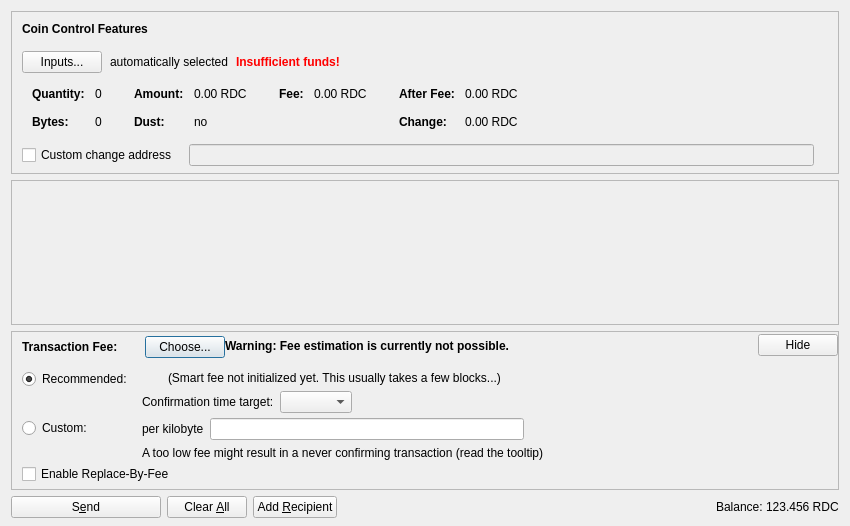
<?xml version="1.0" encoding="UTF-8"?>
<ui version="4.0">
 <class>SendCoinsDialog</class>
 <widget class="QDialog" name="SendCoinsDialog">
  <property name="geometry">
   <rect>
    <x>0</x>
    <y>0</y>
    <width>850</width>
    <height>526</height>
   </rect>
  </property>
  <property name="windowTitle">
   <string>Send Coins</string>
  </property>
  <layout class="QVBoxLayout" name="verticalLayout" stretch="0,1,0,0">
   <property name="bottomMargin">
    <number>8</number>
   </property>
   <item>
    <widget class="QFrame" name="frameCoinControl">
     <property name="sizePolicy">
      <sizepolicy hsizetype="Expanding" vsizetype="Expanding">
       <horstretch>0</horstretch>
       <verstretch>0</verstretch>
      </sizepolicy>
     </property>
     <property name="maximumSize">
      <size>
       <width>16777215</width>
       <height>16777215</height>
      </size>
     </property>
     <property name="frameShape">
      <enum>QFrame::StyledPanel</enum>
     </property>
     <property name="frameShadow">
      <enum>QFrame::Sunken</enum>
     </property>
     <layout class="QVBoxLayout" name="verticalLayoutCoinControl2">
      <property name="spacing">
       <number>0</number>
      </property>
      <property name="leftMargin">
       <number>0</number>
      </property>
      <property name="topMargin">
       <number>0</number>
      </property>
      <property name="rightMargin">
       <number>0</number>
      </property>
      <property name="bottomMargin">
       <number>6</number>
      </property>
      <item>
       <layout class="QVBoxLayout" name="verticalLayoutCoinControl" stretch="0,0,0,0,1">
        <property name="spacing">
         <number>0</number>
        </property>
        <property name="leftMargin">
         <number>10</number>
        </property>
        <property name="topMargin">
         <number>10</number>
        </property>
        <item>
         <layout class="QHBoxLayout" name="horizontalLayoutCoinControl1">
          <property name="bottomMargin">
           <number>15</number>
          </property>
          <item>
           <widget class="QLabel" name="labelCoinControlFeatures">
            <property name="sizePolicy">
             <sizepolicy hsizetype="Preferred" vsizetype="Maximum">
              <horstretch>0</horstretch>
              <verstretch>0</verstretch>
             </sizepolicy>
            </property>
            <property name="font">
             <font>
              <weight>75</weight>
              <bold>true</bold>
             </font>
            </property>
            <property name="styleSheet">
             <string notr="true">font-weight:bold;</string>
            </property>
            <property name="text">
             <string>Coin Control Features</string>
            </property>
           </widget>
          </item>
         </layout>
        </item>
        <item>
         <layout class="QHBoxLayout" name="horizontalLayoutCoinControl2" stretch="0,0,0,0">
          <property name="spacing">
           <number>8</number>
          </property>
          <property name="bottomMargin">
           <number>10</number>
          </property>
          <item>
           <widget class="QPushButton" name="pushButtonCoinControl">
            <property name="styleSheet">
             <string notr="true"/>
            </property>
            <property name="text">
             <string>Inputs...</string>
            </property>
            <property name="autoDefault">
             <bool>false</bool>
            </property>
           </widget>
          </item>
          <item>
           <widget class="QLabel" name="labelCoinControlAutomaticallySelected">
            <property name="text">
             <string>automatically selected</string>
            </property>
            <property name="margin">
             <number>5</number>
            </property>
           </widget>
          </item>
          <item>
           <widget class="QLabel" name="labelCoinControlInsuffFunds">
            <property name="font">
             <font>
              <weight>75</weight>
              <bold>true</bold>
             </font>
            </property>
            <property name="styleSheet">
             <string notr="true">color:red;font-weight:bold;</string>
            </property>
            <property name="text">
             <string>Insufficient funds!</string>
            </property>
            <property name="margin">
             <number>5</number>
            </property>
           </widget>
          </item>
          <item>
           <spacer name="horizontalSpacerCoinControl">
            <property name="orientation">
             <enum>Qt::Horizontal</enum>
            </property>
            <property name="sizeHint" stdset="0">
             <size>
              <width>40</width>
              <height>1</height>
             </size>
            </property>
           </spacer>
          </item>
         </layout>
        </item>
        <item>
         <widget class="QWidget" name="widgetCoinControl" native="true">
          <property name="sizePolicy">
           <sizepolicy hsizetype="Preferred" vsizetype="Preferred">
            <horstretch>0</horstretch>
            <verstretch>0</verstretch>
           </sizepolicy>
          </property>
          <property name="minimumSize">
           <size>
            <width>0</width>
            <height>0</height>
           </size>
          </property>
          <property name="styleSheet">
           <string notr="true"/>
          </property>
          <layout class="QHBoxLayout" name="horizontalLayoutCoinControl5">
           <property name="leftMargin">
            <number>0</number>
           </property>
           <property name="topMargin">
            <number>0</number>
           </property>
           <property name="rightMargin">
            <number>0</number>
           </property>
           <property name="bottomMargin">
            <number>0</number>
           </property>
           <item>
            <layout class="QHBoxLayout" name="horizontalLayoutCoinControl3" stretch="0,0,0,1">
             <property name="spacing">
              <number>20</number>
             </property>
             <property name="topMargin">
              <number>0</number>
             </property>
             <property name="bottomMargin">
              <number>10</number>
             </property>
             <item>
              <layout class="QFormLayout" name="formLayoutCoinControl1">
               <property name="horizontalSpacing">
                <number>10</number>
               </property>
               <property name="verticalSpacing">
                <number>14</number>
               </property>
               <property name="leftMargin">
                <number>10</number>
               </property>
               <property name="topMargin">
                <number>4</number>
               </property>
               <property name="rightMargin">
                <number>6</number>
               </property>
               <item row="0" column="0">
                <widget class="QLabel" name="labelCoinControlQuantityText">
                 <property name="font">
                  <font>
                   <weight>75</weight>
                   <bold>true</bold>
                  </font>
                 </property>
                 <property name="text">
                  <string>Quantity:</string>
                 </property>
                 <property name="margin">
                  <number>0</number>
                 </property>
                </widget>
               </item>
               <item row="0" column="1">
                <widget class="QLabel" name="labelCoinControlQuantity">
                 <property name="cursor">
                  <cursorShape>IBeamCursor</cursorShape>
                 </property>
                 <property name="contextMenuPolicy">
                  <enum>Qt::ActionsContextMenu</enum>
                 </property>
                 <property name="text">
                  <string notr="true">0</string>
                 </property>
                 <property name="margin">
                  <number>0</number>
                 </property>
                 <property name="textInteractionFlags">
                  <set>Qt::LinksAccessibleByMouse|Qt::TextSelectableByKeyboard|Qt::TextSelectableByMouse</set>
                 </property>
                </widget>
               </item>
               <item row="1" column="0">
                <widget class="QLabel" name="labelCoinControlBytesText">
                 <property name="font">
                  <font>
                   <weight>75</weight>
                   <bold>true</bold>
                  </font>
                 </property>
                 <property name="text">
                  <string>Bytes:</string>
                 </property>
                </widget>
               </item>
               <item row="1" column="1">
                <widget class="QLabel" name="labelCoinControlBytes">
                 <property name="cursor">
                  <cursorShape>IBeamCursor</cursorShape>
                 </property>
                 <property name="contextMenuPolicy">
                  <enum>Qt::ActionsContextMenu</enum>
                 </property>
                 <property name="text">
                  <string notr="true">0</string>
                 </property>
                 <property name="textInteractionFlags">
                  <set>Qt::LinksAccessibleByMouse|Qt::TextSelectableByKeyboard|Qt::TextSelectableByMouse</set>
                 </property>
                </widget>
               </item>
              </layout>
             </item>
             <item>
              <layout class="QFormLayout" name="formLayoutCoinControl2">
               <property name="horizontalSpacing">
                <number>10</number>
               </property>
               <property name="verticalSpacing">
                <number>14</number>
               </property>
               <property name="leftMargin">
                <number>6</number>
               </property>
               <property name="topMargin">
                <number>4</number>
               </property>
               <property name="rightMargin">
                <number>6</number>
               </property>
               <item row="0" column="0">
                <widget class="QLabel" name="labelCoinControlAmountText">
                 <property name="font">
                  <font>
                   <weight>75</weight>
                   <bold>true</bold>
                  </font>
                 </property>
                 <property name="text">
                  <string>Amount:</string>
                 </property>
                 <property name="margin">
                  <number>0</number>
                 </property>
                </widget>
               </item>
               <item row="0" column="1">
                <widget class="QLabel" name="labelCoinControlAmount">
                 <property name="cursor">
                  <cursorShape>IBeamCursor</cursorShape>
                 </property>
                 <property name="contextMenuPolicy">
                  <enum>Qt::ActionsContextMenu</enum>
                 </property>
                 <property name="text">
                  <string notr="true">0.00 RDC</string>
                 </property>
                 <property name="textInteractionFlags">
                  <set>Qt::LinksAccessibleByMouse|Qt::TextSelectableByKeyboard|Qt::TextSelectableByMouse</set>
                 </property>
                </widget>
               </item>
               <item row="1" column="0">
                <widget class="QLabel" name="labelCoinControlLowOutputText">
                 <property name="font">
                  <font>
                   <weight>75</weight>
                   <bold>true</bold>
                  </font>
                 </property>
                 <property name="text">
                  <string>Dust:</string>
                 </property>
                </widget>
               </item>
               <item row="1" column="1">
                <widget class="QLabel" name="labelCoinControlLowOutput">
                 <property name="cursor">
                  <cursorShape>IBeamCursor</cursorShape>
                 </property>
                 <property name="contextMenuPolicy">
                  <enum>Qt::ActionsContextMenu</enum>
                 </property>
                 <property name="text">
                  <string notr="true">no</string>
                 </property>
                 <property name="textInteractionFlags">
                  <set>Qt::LinksAccessibleByMouse|Qt::TextSelectableByKeyboard|Qt::TextSelectableByMouse</set>
                 </property>
                </widget>
               </item>
              </layout>
             </item>
             <item>
              <layout class="QFormLayout" name="formLayoutCoinControl3">
               <property name="horizontalSpacing">
                <number>10</number>
               </property>
               <property name="verticalSpacing">
                <number>14</number>
               </property>
               <property name="leftMargin">
                <number>6</number>
               </property>
               <property name="topMargin">
                <number>4</number>
               </property>
               <property name="rightMargin">
                <number>6</number>
               </property>
               <item row="0" column="0">
                <widget class="QLabel" name="labelCoinControlFeeText">
                 <property name="font">
                  <font>
                   <weight>75</weight>
                   <bold>true</bold>
                  </font>
                 </property>
                 <property name="text">
                  <string>Fee:</string>
                 </property>
                 <property name="margin">
                  <number>0</number>
                 </property>
                </widget>
               </item>
               <item row="0" column="1">
                <widget class="QLabel" name="labelCoinControlFee">
                 <property name="cursor">
                  <cursorShape>IBeamCursor</cursorShape>
                 </property>
                 <property name="contextMenuPolicy">
                  <enum>Qt::ActionsContextMenu</enum>
                 </property>
                 <property name="text">
                  <string notr="true">0.00 RDC</string>
                 </property>
                 <property name="textInteractionFlags">
                  <set>Qt::LinksAccessibleByMouse|Qt::TextSelectableByKeyboard|Qt::TextSelectableByMouse</set>
                 </property>
                </widget>
               </item>
              </layout>
             </item>
             <item>
              <layout class="QFormLayout" name="formLayoutCoinControl4">
               <property name="horizontalSpacing">
                <number>10</number>
               </property>
               <property name="verticalSpacing">
                <number>14</number>
               </property>
               <property name="leftMargin">
                <number>6</number>
               </property>
               <property name="topMargin">
                <number>4</number>
               </property>
               <property name="rightMargin">
                <number>6</number>
               </property>
               <item row="0" column="0">
                <widget class="QLabel" name="labelCoinControlAfterFeeText">
                 <property name="font">
                  <font>
                   <weight>75</weight>
                   <bold>true</bold>
                  </font>
                 </property>
                 <property name="text">
                  <string>After Fee:</string>
                 </property>
                 <property name="margin">
                  <number>0</number>
                 </property>
                </widget>
               </item>
               <item row="0" column="1">
                <widget class="QLabel" name="labelCoinControlAfterFee">
                 <property name="cursor">
                  <cursorShape>IBeamCursor</cursorShape>
                 </property>
                 <property name="contextMenuPolicy">
                  <enum>Qt::ActionsContextMenu</enum>
                 </property>
                 <property name="text">
                  <string notr="true">0.00 RDC</string>
                 </property>
                 <property name="textInteractionFlags">
                  <set>Qt::LinksAccessibleByMouse|Qt::TextSelectableByKeyboard|Qt::TextSelectableByMouse</set>
                 </property>
                </widget>
               </item>
               <item row="1" column="0">
                <widget class="QLabel" name="labelCoinControlChangeText">
                 <property name="font">
                  <font>
                   <weight>75</weight>
                   <bold>true</bold>
                  </font>
                 </property>
                 <property name="text">
                  <string>Change:</string>
                 </property>
                </widget>
               </item>
               <item row="1" column="1">
                <widget class="QLabel" name="labelCoinControlChange">
                 <property name="cursor">
                  <cursorShape>IBeamCursor</cursorShape>
                 </property>
                 <property name="contextMenuPolicy">
                  <enum>Qt::ActionsContextMenu</enum>
                 </property>
                 <property name="text">
                  <string notr="true">0.00 RDC</string>
                 </property>
                 <property name="textInteractionFlags">
                  <set>Qt::LinksAccessibleByMouse|Qt::TextSelectableByKeyboard|Qt::TextSelectableByMouse</set>
                 </property>
                </widget>
               </item>
              </layout>
             </item>
            </layout>
           </item>
          </layout>
         </widget>
        </item>
        <item>
         <layout class="QHBoxLayout" name="horizontalLayoutCoinControl4" stretch="0,0,0">
          <property name="spacing">
           <number>12</number>
          </property>
          <property name="sizeConstraint">
           <enum>QLayout::SetDefaultConstraint</enum>
          </property>
          <property name="topMargin">
           <number>5</number>
          </property>
          <property name="rightMargin">
           <number>5</number>
          </property>
          <item>
           <widget class="QCheckBox" name="checkBoxCoinControlChange">
            <property name="toolTip">
             <string>If this is activated, but the change address is empty or invalid, change will be sent to a newly generated address.</string>
            </property>
            <property name="text">
             <string>Custom change address</string>
            </property>
           </widget>
          </item>
          <item>
           <widget class="QValidatedLineEdit" name="lineEditCoinControlChange">
            <property name="enabled">
             <bool>false</bool>
            </property>
            <property name="sizePolicy">
             <sizepolicy hsizetype="Expanding" vsizetype="Fixed">
              <horstretch>0</horstretch>
              <verstretch>0</verstretch>
             </sizepolicy>
            </property>
           </widget>
          </item>
          <item>
           <widget class="QLabel" name="labelCoinControlChangeLabel">
            <property name="sizePolicy">
             <sizepolicy hsizetype="Preferred" vsizetype="Expanding">
              <horstretch>0</horstretch>
              <verstretch>0</verstretch>
             </sizepolicy>
            </property>
            <property name="minimumSize">
             <size>
              <width>0</width>
              <height>0</height>
             </size>
            </property>
            <property name="text">
             <string/>
            </property>
            <property name="margin">
             <number>3</number>
            </property>
           </widget>
          </item>
         </layout>
        </item>
        <item>
         <spacer name="verticalSpacerCoinControl">
          <property name="orientation">
           <enum>Qt::Vertical</enum>
          </property>
          <property name="sizeHint" stdset="0">
           <size>
            <width>800</width>
            <height>1</height>
           </size>
          </property>
         </spacer>
        </item>
       </layout>
      </item>
     </layout>
    </widget>
   </item>
   <item>
    <widget class="QScrollArea" name="scrollArea">
     <property name="widgetResizable">
      <bool>true</bool>
     </property>
     <widget class="QWidget" name="scrollAreaWidgetContents">
      <property name="geometry">
       <rect>
        <x>0</x>
        <y>0</y>
        <width>830</width>
        <height>104</height>
       </rect>
      </property>
      <layout class="QVBoxLayout" name="verticalLayout_2" stretch="0,1">
       <property name="leftMargin">
        <number>0</number>
       </property>
       <property name="topMargin">
        <number>0</number>
       </property>
       <property name="rightMargin">
        <number>0</number>
       </property>
       <property name="bottomMargin">
        <number>0</number>
       </property>
       <item>
        <layout class="QVBoxLayout" name="entries">
         <property name="spacing">
          <number>6</number>
         </property>
        </layout>
       </item>
       <item>
        <spacer name="verticalSpacer">
         <property name="orientation">
          <enum>Qt::Vertical</enum>
         </property>
         <property name="sizeHint" stdset="0">
          <size>
           <width>20</width>
           <height>40</height>
          </size>
         </property>
        </spacer>
       </item>
      </layout>
     </widget>
    </widget>
   </item>
   <item>
    <widget class="QFrame" name="frameFee">
     <property name="sizePolicy">
      <sizepolicy hsizetype="Expanding" vsizetype="Expanding">
       <horstretch>0</horstretch>
       <verstretch>0</verstretch>
      </sizepolicy>
     </property>
     <property name="maximumSize">
      <size>
       <width>16777215</width>
       <height>16777215</height>
      </size>
     </property>
     <property name="frameShape">
      <enum>QFrame::StyledPanel</enum>
     </property>
     <property name="frameShadow">
      <enum>QFrame::Sunken</enum>
     </property>
     <layout class="QVBoxLayout" name="verticalLayoutFee1">
      <property name="spacing">
       <number>0</number>
      </property>
      <property name="leftMargin">
       <number>0</number>
      </property>
      <property name="topMargin">
       <number>0</number>
      </property>
      <property name="rightMargin">
       <number>0</number>
      </property>
      <property name="bottomMargin">
       <number>0</number>
      </property>
      <item>
       <layout class="QVBoxLayout" name="verticalLayoutFee2" stretch="0,0,0">
        <property name="spacing">
         <number>0</number>
        </property>
        <property name="leftMargin">
         <number>10</number>
        </property>
        <property name="topMargin">
         <number>0</number>
        </property>
        <item>
         <layout class="QHBoxLayout" name="horizontalLayoutFee1">
          <property name="bottomMargin">
           <number>0</number>
          </property>
          <item>
           <layout class="QVBoxLayout" name="verticalLayoutFee7">
            <property name="spacing">
             <number>0</number>
            </property>
            <item>
             <spacer name="verticalSpacerSmartFee">
              <property name="orientation">
               <enum>Qt::Vertical</enum>
              </property>
              <property name="sizeType">
               <enum>QSizePolicy::Fixed</enum>
              </property>
              <property name="sizeHint" stdset="0">
               <size>
                <width>1</width>
                <height>4</height>
               </size>
              </property>
             </spacer>
            </item>
            <item>
             <layout class="QHBoxLayout" name="horizontalLayoutSmartFee">
              <property name="spacing">
               <number>10</number>
              </property>
              <item>
               <widget class="QLabel" name="labelFeeHeadline">
                <property name="sizePolicy">
                 <sizepolicy hsizetype="Preferred" vsizetype="Maximum">
                  <horstretch>0</horstretch>
                  <verstretch>0</verstretch>
                 </sizepolicy>
                </property>
                <property name="font">
                 <font>
                  <weight>75</weight>
                  <bold>true</bold>
                 </font>
                </property>
                <property name="styleSheet">
                 <string notr="true">font-weight:bold;</string>
                </property>
                <property name="text">
                 <string>Transaction Fee:</string>
                </property>
               </widget>
              </item>
              <item>
               <widget class="QLabel" name="labelFeeMinimized">
                <property name="text">
                 <string/>
                </property>
               </widget>
              </item>
              <item>
               <widget class="QPushButton" name="buttonChooseFee">
                <property name="text">
                 <string>Choose...</string>
                </property>
               </widget>
              </item>
             </layout>
            </item>
            <item>
             <spacer name="verticalSpacer_5">
              <property name="orientation">
               <enum>Qt::Vertical</enum>
              </property>
              <property name="sizeHint" stdset="0">
               <size>
                <width>1</width>
                <height>1</height>
               </size>
              </property>
             </spacer>
            </item>
           </layout>
          </item>
          <item>
           <widget class="QLabel" name="fallbackFeeWarningLabel">
            <property name="toolTip">
             <string>Using the fallbackfee can result in sending a transaction that will take several hours or days (or never) to confirm. Consider choosing your fee manually or wait until you have validated the complete chain.</string>
            </property>
            <property name="font">
            <font>
                <weight>75</weight>
                <bold>true</bold>
            </font>
            </property>
            <property name="text">
             <string>Warning: Fee estimation is currently not possible.</string>
            </property>
            <property name="wordWrap">
             <bool>false</bool>
            </property>
           </widget>
          </item>
          <item>
           <spacer name="horizontalSpacer_4">
            <property name="orientation">
             <enum>Qt::Horizontal</enum>
            </property>
            <property name="sizeType">
             <enum>QSizePolicy::MinimumExpanding</enum>
            </property>
            <property name="sizeHint" stdset="0">
             <size>
              <width>40</width>
              <height>20</height>
             </size>
            </property>
           </spacer>
          </item>
          <item>
           <widget class="QPushButton" name="buttonMinimizeFee">
            <property name="toolTip">
             <string>collapse fee-settings</string>
            </property>
            <property name="text">
             <string>Hide</string>
            </property>
           </widget>
          </item>
         </layout>
        </item>
        <item>
         <widget class="QFrame" name="frameFeeSelection">
          <layout class="QVBoxLayout" name="verticalLayoutFee12">
           <property name="spacing">
            <number>0</number>
           </property>
           <property name="leftMargin">
            <number>0</number>
           </property>
           <property name="topMargin">
            <number>0</number>
           </property>
           <property name="rightMargin">
            <number>0</number>
           </property>
           <property name="bottomMargin">
            <number>0</number>
           </property>
           <item>
            <layout class="QGridLayout" name="gridLayoutFee">
             <property name="topMargin">
              <number>10</number>
             </property>
             <property name="bottomMargin">
              <number>4</number>
             </property>
             <property name="horizontalSpacing">
              <number>10</number>
             </property>
             <property name="verticalSpacing">
              <number>4</number>
             </property>
             <item row="1" column="1">
              <layout class="QVBoxLayout" name="verticalLayoutFee8">
               <property name="spacing">
                <number>6</number>
               </property>
               <item>
                <layout class="QHBoxLayout" name="horizontalLayoutFee13">
                 <item>
                  <widget class="QLabel" name="labelCustomPerKilobyte">
                   <property name="toolTip">
                    <string>Specify a custom fee per kB (1,000 bytes) of the transaction's virtual size.

Note:  Since the fee is calculated on a per-byte basis, a fee of "100 satoshis per kB" for a transaction size of 500 bytes (half of 1 kB) would ultimately yield a fee of only 50 satoshis.</string>
                   </property>
                   <property name="text">
                    <string>per kilobyte</string>
                   </property>
                  </widget>
                 </item>
                 <item>
                  <widget class="ReadercoinAmountField" name="customFee"/>
                 </item>
                 <item>
                  <spacer name="horizontalSpacer_6">
                   <property name="orientation">
                    <enum>Qt::Horizontal</enum>
                   </property>
                   <property name="sizeHint" stdset="0">
                    <size>
                     <width>1</width>
                     <height>1</height>
                    </size>
                   </property>
                  </spacer>
                 </item>
                </layout>
               </item>
               <item>
                <layout class="QHBoxLayout" name="horizontalLayoutFee8">
                 <item>
                  <widget class="QLabel" name="labelCustomFeeWarning">
                   <property name="enabled">
                    <bool>true</bool>
                   </property>
                   <property name="toolTip">
                    <string>When there is less transaction volume than space in the blocks, miners as well as relaying nodes may enforce a minimum fee. Paying only this minimum fee is just fine, but be aware that this can result in a never confirming transaction once there is more demand for readercoin transactions than the network can process.</string>
                   </property>
                   <property name="text">
                    <string>A too low fee might result in a never confirming transaction (read the tooltip)</string>
                   </property>
                  </widget>
                 </item>
                 <item>
                  <spacer name="horizontalSpacer_2">
                   <property name="orientation">
                    <enum>Qt::Horizontal</enum>
                   </property>
                   <property name="sizeHint" stdset="0">
                    <size>
                     <width>1</width>
                     <height>1</height>
                    </size>
                   </property>
                  </spacer>
                 </item>
                </layout>
               </item>
              </layout>
             </item>
             <item row="0" column="0">
              <layout class="QVBoxLayout" name="verticalLayoutFee4" stretch="0,1">
               <item>
                <widget class="QRadioButton" name="radioSmartFee">
                 <property name="text">
                  <string>Recommended:</string>
                 </property>
                 <property name="checked">
                  <bool>true</bool>
                 </property>
                 <attribute name="buttonGroup">
                  <string notr="true">groupFee</string>
                 </attribute>
                </widget>
               </item>
               <item>
                <spacer name="verticalSpacer_2">
                 <property name="orientation">
                  <enum>Qt::Vertical</enum>
                 </property>
                 <property name="sizeHint" stdset="0">
                  <size>
                   <width>1</width>
                   <height>1</height>
                  </size>
                 </property>
                </spacer>
               </item>
              </layout>
             </item>
             <item row="1" column="0">
              <layout class="QVBoxLayout" name="verticalLayoutFee9" stretch="0,1">
               <item>
                <widget class="QRadioButton" name="radioCustomFee">
                 <property name="text">
                  <string>Custom:</string>
                 </property>
                 <attribute name="buttonGroup">
                  <string notr="true">groupFee</string>
                 </attribute>
                </widget>
               </item>
               <item>
                <spacer name="verticalSpacer_6">
                 <property name="orientation">
                  <enum>Qt::Vertical</enum>
                 </property>
                 <property name="sizeHint" stdset="0">
                  <size>
                   <width>1</width>
                   <height>1</height>
                  </size>
                 </property>
                </spacer>
               </item>
              </layout>
             </item>
             <item row="0" column="1">
              <layout class="QVBoxLayout" name="verticalLayoutFee3" stretch="0,0,1">
               <property name="spacing">
                <number>6</number>
               </property>
               <property name="topMargin">
                <number>2</number>
               </property>
               <item>
                <layout class="QHBoxLayout" name="horizontalLayoutFee12">
                 <item>
                  <widget class="QLabel" name="labelSmartFee">
                   <property name="text">
                    <string/>
                   </property>
                  </widget>
                 </item>
                 <item>
                  <widget class="QLabel" name="labelFeeEstimation">
                   <property name="text">
                    <string/>
                   </property>
                  </widget>
                 </item>
                 <item>
                  <widget class="QLabel" name="labelSmartFee2">
                   <property name="text">
                    <string>(Smart fee not initialized yet. This usually takes a few blocks...)</string>
                   </property>
                  </widget>
                 </item>
                 <item>
                  <spacer name="horizontalSpacer_5">
                   <property name="orientation">
                    <enum>Qt::Horizontal</enum>
                   </property>
                   <property name="sizeHint" stdset="0">
                    <size>
                     <width>1</width>
                     <height>1</height>
                    </size>
                   </property>
                  </spacer>
                 </item>
                </layout>
               </item>
               <item>
                <layout class="QHBoxLayout" name="horizontalLayoutFee9">
                 <item>
                  <layout class="QVBoxLayout" name="verticalLayoutFee6">
                   <item>
                    <widget class="QLabel" name="labelSmartFee3">
                     <property name="text">
                      <string>Confirmation time target:</string>
                     </property>
                    </widget>
                   </item>
                  </layout>
                 </item>
                 <item>
                  <layout class="QVBoxLayout" name="verticalLayoutFee5">
                   <property name="rightMargin">
                    <number>30</number>
                   </property>
                   <item>
                    <layout class="QHBoxLayout" name="horizontalLayoutConfTarget">
                     <property name="bottomMargin">
                      <number>0</number>
                     </property>
                     <item>
                      <widget class="QComboBox" name="confTargetSelector"/>
                     </item>
                     <item>
                      <spacer name="horizontalSpacerConfTarget">
                       <property name="orientation">
                        <enum>Qt::Horizontal</enum>
                       </property>
                       <property name="sizeHint" stdset="0">
                        <size>
                         <width>40</width>
                         <height>20</height>
                        </size>
                       </property>
                      </spacer>
                     </item>
                    </layout>
                   </item>
                  </layout>
                 </item>
                </layout>
               </item>
               <item>
                <spacer name="verticalSpacer_4">
                 <property name="orientation">
                  <enum>Qt::Vertical</enum>
                 </property>
                 <property name="sizeHint" stdset="0">
                  <size>
                   <width>1</width>
                   <height>1</height>
                  </size>
                 </property>
                </spacer>
               </item>
              </layout>
             </item>
            </layout>
           </item>
           <item>
            <widget class="QCheckBox" name="optInRBF">
             <property name="text">
              <string>Enable Replace-By-Fee</string>
             </property>
             <property name="toolTip">
              <string>With Replace-By-Fee (BIP-125) you can increase a transaction's fee after it is sent. Without this, a higher fee may be recommended to compensate for increased transaction delay risk.</string>
             </property>
            </widget>
           </item>
          </layout>
         </widget>
        </item>
        <item>
         <spacer name="verticalSpacerFee">
          <property name="orientation">
           <enum>Qt::Vertical</enum>
          </property>
          <property name="sizeHint" stdset="0">
           <size>
            <width>40</width>
            <height>5</height>
           </size>
          </property>
         </spacer>
        </item>
       </layout>
      </item>
     </layout>
    </widget>
   </item>
   <item>
    <layout class="QHBoxLayout" name="horizontalLayout">
     <item>
      <widget class="QPushButton" name="sendButton">
       <property name="minimumSize">
        <size>
         <width>150</width>
         <height>0</height>
        </size>
       </property>
       <property name="toolTip">
        <string>Confirm the send action</string>
       </property>
       <property name="text">
        <string>S&amp;end</string>
       </property>
       <property name="icon">
        <iconset resource="../readercoin.qrc">
         <normaloff>:/icons/send</normaloff>:/icons/send</iconset>
       </property>
       <property name="autoDefault">
        <bool>false</bool>
       </property>
       <property name="default">
        <bool>false</bool>
       </property>
      </widget>
     </item>
     <item>
      <widget class="QPushButton" name="clearButton">
       <property name="sizePolicy">
        <sizepolicy hsizetype="Minimum" vsizetype="Fixed">
         <horstretch>0</horstretch>
         <verstretch>0</verstretch>
        </sizepolicy>
       </property>
       <property name="toolTip">
        <string>Clear all fields of the form.</string>
       </property>
       <property name="text">
        <string>Clear &amp;All</string>
       </property>
       <property name="icon">
        <iconset resource="../readercoin.qrc">
         <normaloff>:/icons/remove</normaloff>:/icons/remove</iconset>
       </property>
       <property name="autoDefault">
        <bool>false</bool>
       </property>
      </widget>
     </item>
     <item>
      <widget class="QPushButton" name="addButton">
       <property name="toolTip">
        <string>Send to multiple recipients at once</string>
       </property>
       <property name="text">
        <string>Add &amp;Recipient</string>
       </property>
       <property name="icon">
        <iconset resource="../readercoin.qrc">
         <normaloff>:/icons/add</normaloff>:/icons/add</iconset>
       </property>
       <property name="autoDefault">
        <bool>false</bool>
       </property>
      </widget>
     </item>
     <item>
      <spacer name="horizontalSpacer">
       <property name="orientation">
        <enum>Qt::Horizontal</enum>
       </property>
       <property name="sizeHint" stdset="0">
        <size>
         <width>40</width>
         <height>20</height>
        </size>
       </property>
      </spacer>
     </item>
     <item>
      <layout class="QHBoxLayout" name="horizontalLayout_2">
       <property name="spacing">
        <number>3</number>
       </property>
       <item>
        <widget class="QLabel" name="label">
         <property name="sizePolicy">
          <sizepolicy hsizetype="Preferred" vsizetype="Fixed">
           <horstretch>0</horstretch>
           <verstretch>0</verstretch>
          </sizepolicy>
         </property>
         <property name="text">
          <string>Balance:</string>
         </property>
        </widget>
       </item>
       <item>
        <widget class="QLabel" name="labelBalance">
         <property name="sizePolicy">
          <sizepolicy hsizetype="Preferred" vsizetype="Fixed">
           <horstretch>0</horstretch>
           <verstretch>0</verstretch>
          </sizepolicy>
         </property>
         <property name="cursor">
          <cursorShape>IBeamCursor</cursorShape>
         </property>
         <property name="text">
          <string notr="true">123.456 RDC</string>
         </property>
         <property name="textInteractionFlags">
          <set>Qt::LinksAccessibleByMouse|Qt::TextSelectableByKeyboard|Qt::TextSelectableByMouse</set>
         </property>
        </widget>
       </item>
      </layout>
     </item>
    </layout>
   </item>
  </layout>
 </widget>
 <customwidgets>
  <customwidget>
   <class>QValidatedLineEdit</class>
   <extends>QLineEdit</extends>
   <header>qt/qvalidatedlineedit.h</header>
  </customwidget>
  <customwidget>
   <class>ReadercoinAmountField</class>
   <extends>QLineEdit</extends>
   <header>qt/readercoinamountfield.h</header>
   <container>1</container>
  </customwidget>
 </customwidgets>
 <resources>
  <include location="../readercoin.qrc"/>
 </resources>
 <connections/>
 <buttongroups>
  <buttongroup name="groupFee"/>
 </buttongroups>
</ui>
